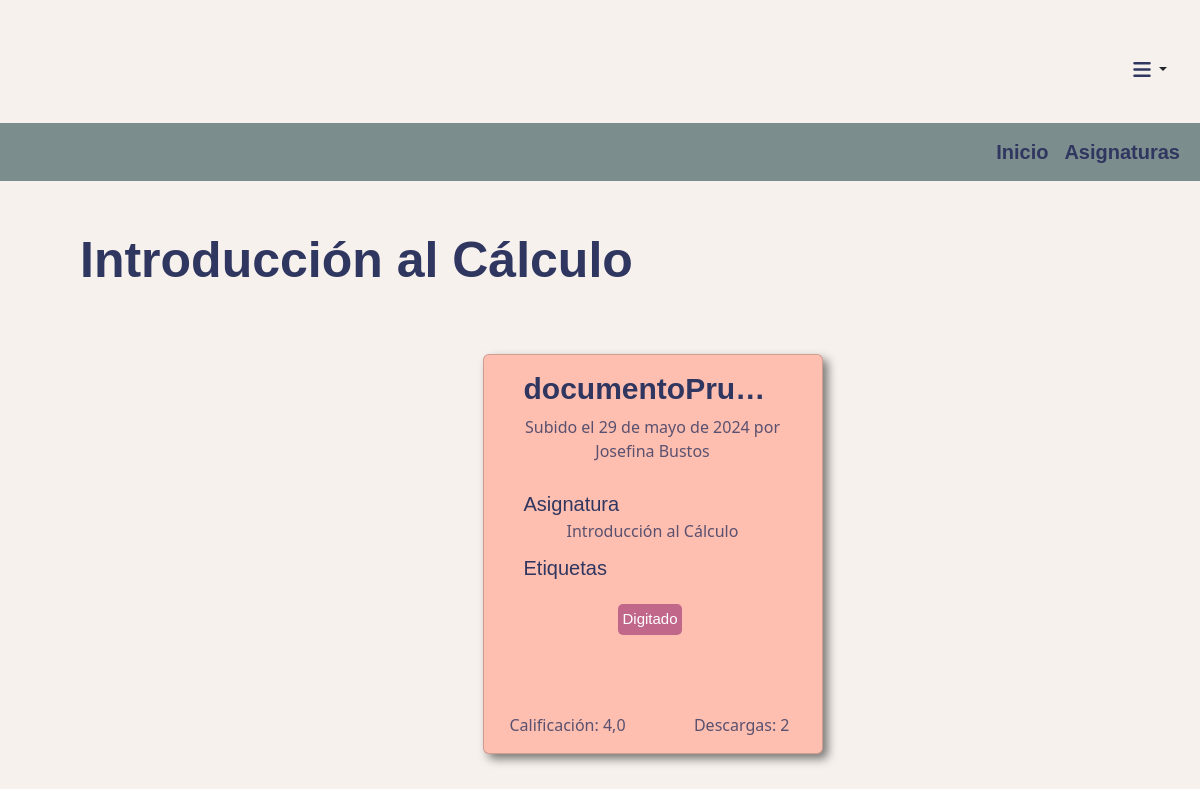
/apuntesAsignaturas/1/ (signed in), run on an earlier commit of the app's database.
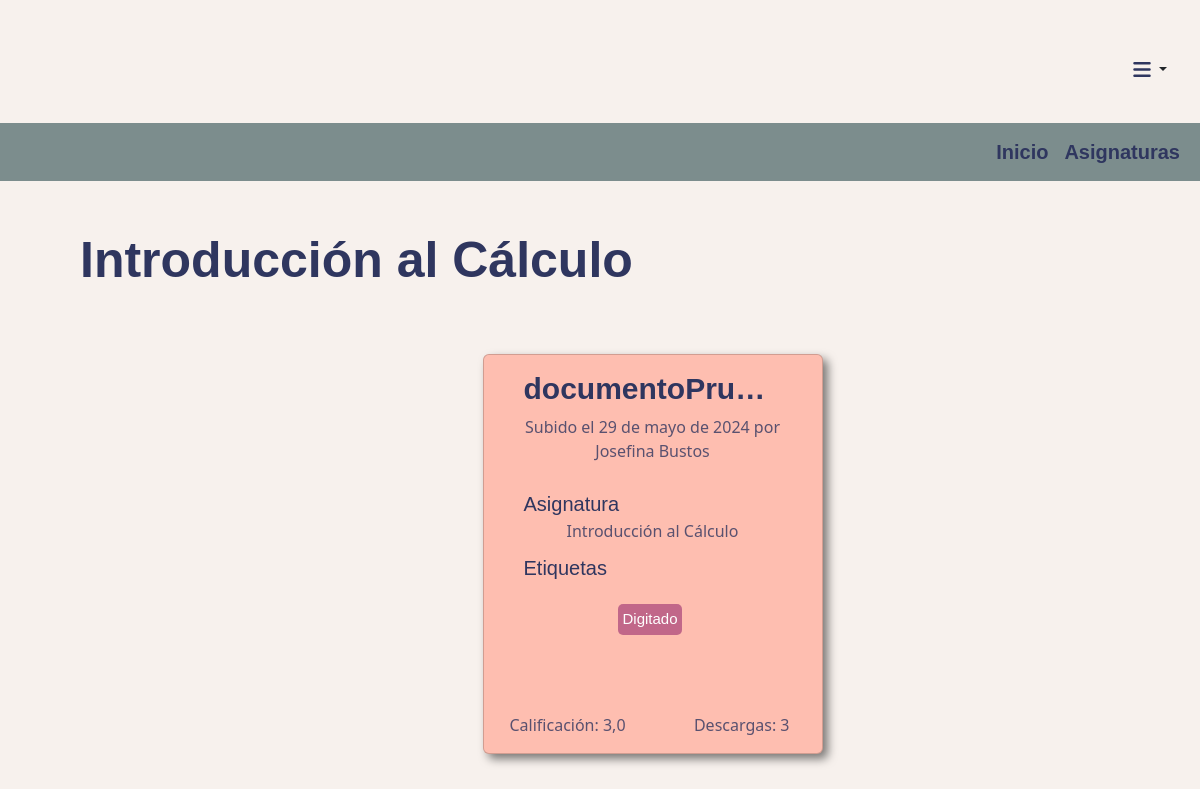
And on a later commit of the database.
### catalog/models.py (models this page shows, shortened)
class Documentos(models.Model):
    id_documento = models.AutoField(primary_key=True)
    titulo = models.CharField(max_length=50)
    id_usuario = models.ForeignKey(
        Account, on_delete=models.SET_NULL, null=True)
    fecha_subida = models.DateField()
    id_tipo_material = models.ForeignKey(
        TiposMaterial, on_delete=models.SET_NULL, null=True)
    id_asignaturas = models.ForeignKey(
        Asignaturas, on_delete=models.SET_NULL, null=True)
    profesor = models.ForeignKey(
        Profesores, on_delete=models.SET_NULL, null=True)
    archivo = models.FileField(upload_to=change_file_name)
    calificacion = models.FloatField()
    num_calificaciones = models.IntegerField(default=0)
    cantidad_descargas = models.IntegerField()
    etiquetas = models.ManyToManyField(Etiquetas)
    calificaciones_usuarios = JSONField(default=dict)
    class Meta:
        verbose_name = 'Documento'
        verbose_name_plural = 'Documentos'

class Account(AbstractBaseUser):
    id_usuario = models.AutoField(primary_key=True)
    nombre = models.CharField(max_length=20)
    apellido = models.CharField(max_length=20)
    correo = models.EmailField(unique=True)
    fecha_nacimiento = models.DateField()
    fecha_ingreso = models.DateField()
    favoritos = models.ManyToManyField('Documentos', null=True, blank=True)
    is_admin = models.BooleanField(default=False)
    is_active = models.BooleanField(default=True)
    is_staff = models.BooleanField(default=False)
    is_superuser = models.BooleanField(default=False)
    objects = UserManager()
    USERNAME_FIELD = 'correo'
    REQUIRED_FIELDS = ['nombre', 'apellido',
                       'fecha_nacimiento', 'fecha_ingreso']
    class Meta:
        verbose_name = 'Usuario'
        verbose_name_plural = 'Usuarios'
    def __str__(self):
        return self.nombre + ' ' + self.apellido

class Asignaturas(models.Model):
    id_asignatura = models.AutoField(primary_key=True)
    nombre = models.CharField(max_length=100)
    codigo_curso = models.CharField(max_length=7)
    class Meta:
        verbose_name = 'Asignatura'
        verbose_name_plural = 'Asignaturas'
    def __str__(self):
        return self.nombre

### catalog/views.py (the view)
# urls.py: path('apuntesAsignaturas/<int:id_asignatura>/', views.apuntesAsignaturas,
def apuntesAsignaturas(request, id_asignatura):
    asignatura = get_object_or_404(Asignaturas, id_asignatura=id_asignatura)
    documentos_lista = Documentos.objects.filter(id_asignaturas=id_asignatura)
    documentos_chunks = list(divide_by_chunks(documentos_lista, 3))
    return render(request, 'apuntesAsignaturas.html', {'asignatura': asignatura, 'documentos': documentos_chunks})

### catalog/views.py (called while the page is built)
def divide_by_chunks(lista, n):
    for i in range(0, len(lista), n):
        yield lista[i:i + n]

### templates/apuntesAsignaturas.html (shortened to what this page needs)
{% extends "navbar.html" %}{% load static %}{% block content %}
<h2
  class="barlow-extrabold titles"
  style="font-size: 50px; padding: 49px 0 49px 80px"
>
  {{asignatura.nombre}}
</h2>
{% if user.is_authenticated %} {% if documentos %}
<div class="container">
  {% for elementos in documentos %}
  {% if forloop.first %}
  <div class="row">
    {% for elemento in elementos %}
    <div class="col-3" style="float: none; margin: 0 auto">
      <a href="{% url 'Post' elemento.id_documento %}" class="btn">
        <div class="card">
          <div class="card-body">
            <h5 class="card-title barlow-semibold">{{elemento.titulo}}</h5>
            <p class="card-text">
              Subido el {{elemento.fecha_subida}} por {{elemento.id_usuario}}
            </p>
            <div>
              <div class="barlow-medium card-minititles">Asignatura</div>
              <div class="card-text">{{elemento.id_asignaturas}}</div>
            </div>
            <div>
              <p class="barlow-medium card-minititles">Etiquetas</p>
              <div class="card-tags">
                {% for etiqueta in elemento.etiquetas.all|slice:":4" %}
                <span class="tag-bg">{{ etiqueta.nombre }}</span>
                {% endfor %}
              </div>
            </div>
            <div class="card-text card-text-final">
              <div>Calificación: {{ elemento.calificacion }}</div>
              <div>Descargas: {{elemento.cantidad_descargas }}</div>
            </div>
          </div>
        </div>
      </a>
    </div>
    {% endfor %}
  </div>
  {% endif %} {% endfor %}
</div>
  {% endif %} {% endif %} {% endblock %}

What changed in the data, as far as the page shows it:
changed Documentos "documentoPru…": calificacion "4,0" → "3,0"; cantidad_descargas "2" → "3"
